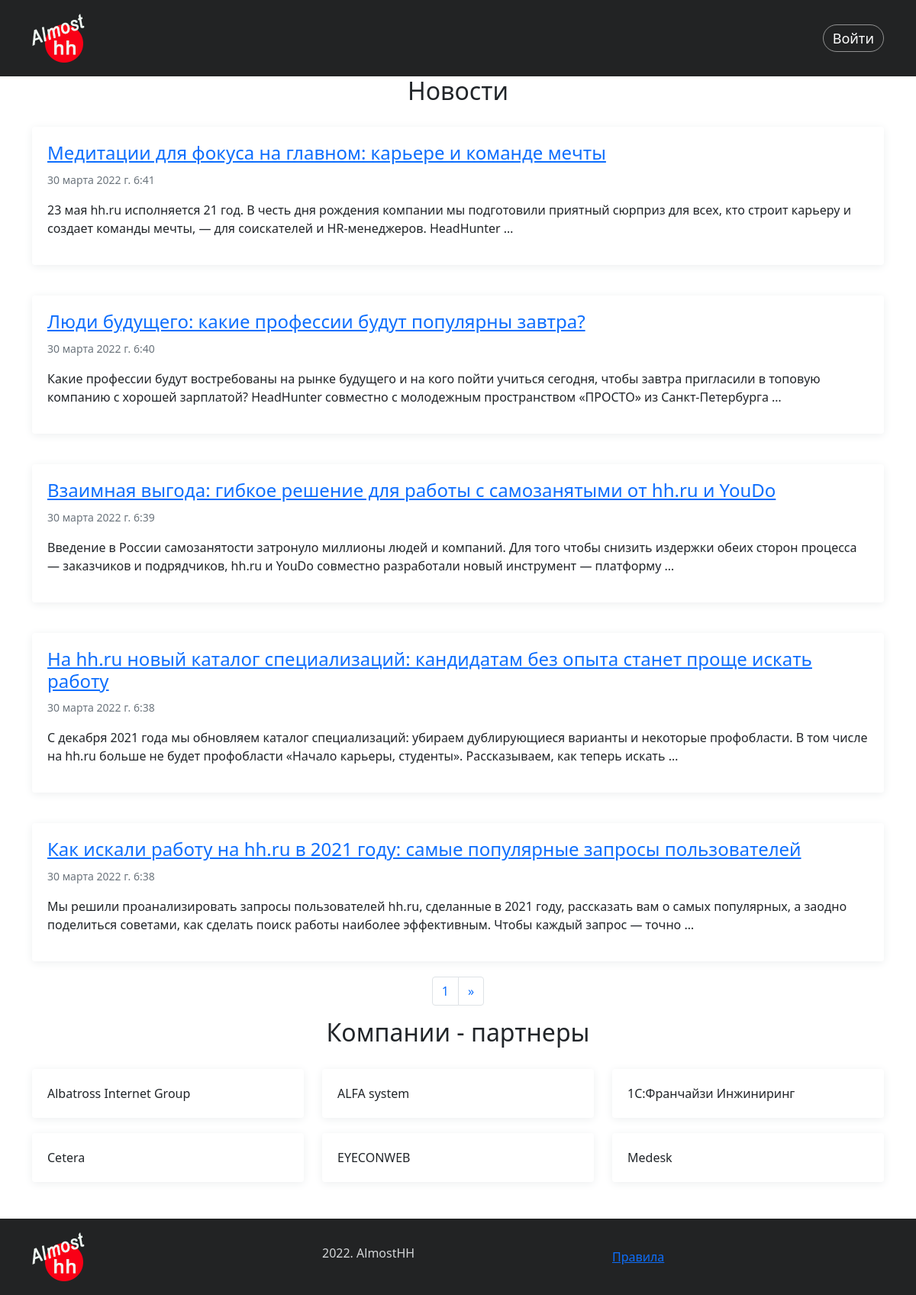
The page / on the database its author committed.
### news/models.py (models this page shows, shortened)
class News(models.Model):
    title = models.CharField(max_length=100, verbose_name='Наименование')
    slug = models.SlugField(max_length=100, unique=True, verbose_name='Слаг')
    body = models.TextField(verbose_name='Текст новости')
    publish = models.DateTimeField(auto_now_add=True, verbose_name='Дата опубликования')
    class Meta:
        ordering = ('-publish',)
    def get_absolute_url(self):
        return reverse('news:news_detail', args=[self.slug])

### news/views.py (the view)
# urls.py: path('', views.news_list, name='news_list'),
def news_list(request):
    object_list = News.objects.all()
    paginator = Paginator(object_list, 5)  # По 5 на каждой странице.
    page = request.GET.get('page')
    try:
        news = paginator.page(page)
    except PageNotAnInteger:
        news = paginator.page(1)
    except EmptyPage:
        news = paginator.page(paginator.num_pages)
    return render(request, 'news/news/list.html', {'page': page, 'news': news})

### news/templates/news/news/list.html (shortened to what this page needs)
{% extends "news/base.html" %}
{% block content %}
<div class="container">
    <h1 class="text-center">Новости</h1>
    {% for s_news in news %}
    <div class="row">
        <div class="col">
            <div class="single_news">
                <h2>
                    <a href="{{ s_news.get_absolute_url }}">{{ s_news.title }}</a>
                </h2>
                <p class="date"><small class="text-muted">{{ s_news.publish }}</small></p>
                <p class="content">{{ s_news.body|truncatewords:30|linebreaks }}</p>
            </div>
        </div>
    </div>
    {% endfor %}
    {% include "news/pagination.html" with page=news %}
    <h1 class="text-center">Компании - партнеры</h1>
    <div class="row mb-4">
        <div class="col-4">
            <div class="partner_card">
                Albatross Internet Group
            </div>
        </div>
        <div class="col-4">
            <div class="partner_card">
                ALFA system
            </div>
        </div>
        <div class="col-4">
            <div class="partner_card">
                1C:Франчайзи Инжиниринг
            </div>
        </div>
        <div class="col-4">
            <div class="partner_card">
                Cetera
            </div>
        </div>
        <div class="col-4">
            <div class="partner_card">
                EYECONWEB
            </div>
        </div>
        <div class="col-4">
            <div class="partner_card">
                Medesk
            </div>
        </div>
    </div>
</div>
{% endblock %}

### news/static/news/css/news.css (style rules this page uses)
h1 { font-size: 2.0rem; }
h2 { font-size: 1.5rem; }
.single_news, .partner_card { margin-top: 20px; padding: 20px; border: 0; border-radius: 4px; box-shadow: 0 2px 12px #edeff0; }
.single_news:last-child { margin-bottom: 20px; }

### rows shown on the page
News: title "Медитации для фокуса на главном: карьере и команде мечты", publish "30 марта 2022 г. 6:41", body "23 мая hh.ru исполняется 21 год. В честь дня рождения компании мы подготовили приятный сюрприз для всех, кто строит карьеру и создает команды мечты, — для соискателей и HR-менеджеров. HeadHunter …"
News: title "Люди будущего: какие профессии будут популярны завтра?", publish "30 марта 2022 г. 6:40", body "Какие профессии будут востребованы на рынке будущего и на кого пойти учиться сегодня, чтобы завтра пригласили в топовую компанию с хорошей зарплатой? HeadHunter совместно с молодежным пространством «ПРОСТО» из Санкт-Петербурга …"
News: title "Взаимная выгода: гибкое решение для работы с самозанятыми от hh.ru и YouDo", publish "30 марта 2022 г. 6:39", body "Введение в России самозанятости затронуло миллионы людей и компаний. Для того чтобы снизить издержки обеих сторон процесса — заказчиков и подрядчиков, hh.ru и YouDo совместно разработали новый инструмент — платформу …"
News: title "На hh.ru новый каталог специализаций: кандидатам без опыта станет проще искать работу", publish "30 марта 2022 г. 6:38", body "С декабря 2021 года мы обновляем каталог специализаций: убираем дублирующиеся варианты и некоторые профобласти. В том числе на hh.ru больше не будет профобласти «Начало карьеры, студенты». Рассказываем, как теперь искать …"
News: title "Как искали работу на hh.ru в 2021 году: самые популярные запросы пользователей", publish "30 марта 2022 г. 6:38", body "Мы решили проанализировать запросы пользователей hh.ru, сделанные в 2021 году, рассказать вам о самых популярных, а заодно поделиться советами, как сделать поиск работы наиболее эффективным. Чтобы каждый запрос — точно …"

### other values the page prints
{{ page.number }} "1"
